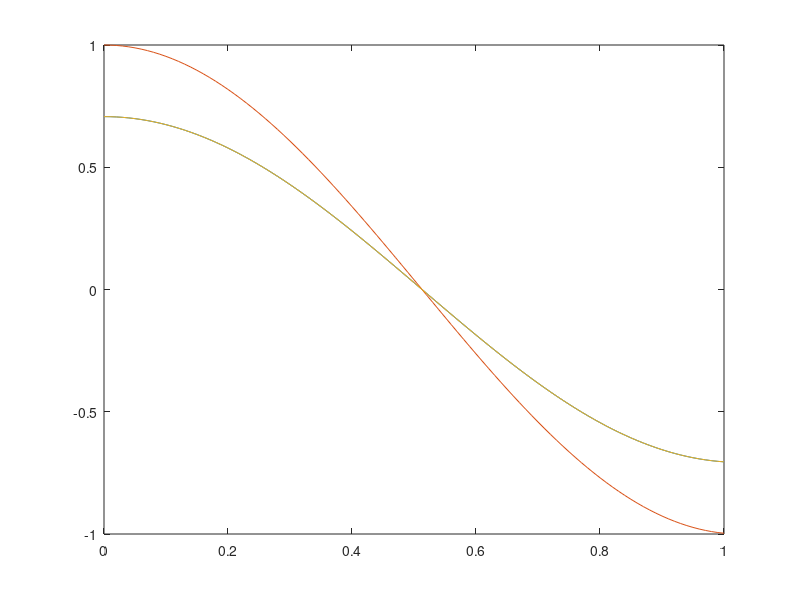

MATLAB code for this plot:
# Ejercicio 27 integrador. Página 114
# Es de segundo orden en 'x' y en primer orden en 't'
# usando reduccion de orden y euler mejorado

function reduccion_euler_mejorado


    L = 1.0;
    c = 1.0;
    dt = 0.01;
    dx = L / 4;

    # Discretizamos en 5 puntos
    x = 0.0 : dx : L;
    t = 0.0 : dt : 1.0;

    l = -c * c /  (dx * dx);
    K = [-2, 1, 0; 1, -2, 1; 0, 1, -2];

    A = [zeros(3, 3), eye(3); -l * K, zeros(3, 3)];

    # Condiciones iniciales
    u_0 = [sin(pi * x(2) / L); sin(pi * x(3) / L); sin(pi * x(4) / L)];
    du_0 = [0; 0; 0];

    # Reduccion de orden euler mejorado
    u = [u_0; du_0];
    for i = 2 : length(t)

        previous = u(:, i - 1);
        slope1 = A * previous;

        u_next = previous + dt * slope1;

        slope2 = A * u_next;
        slope_average = (slope1 + slope2) / 2.0;

        u(:, i) = previous + dt * slope_average;
    end

    # Muestro solamente las primeras 3 funciones, que corresponden a las
    # funciones U(t) y no a sus derivadas
    plot(t, u(1 : 3, :))


endfunction
